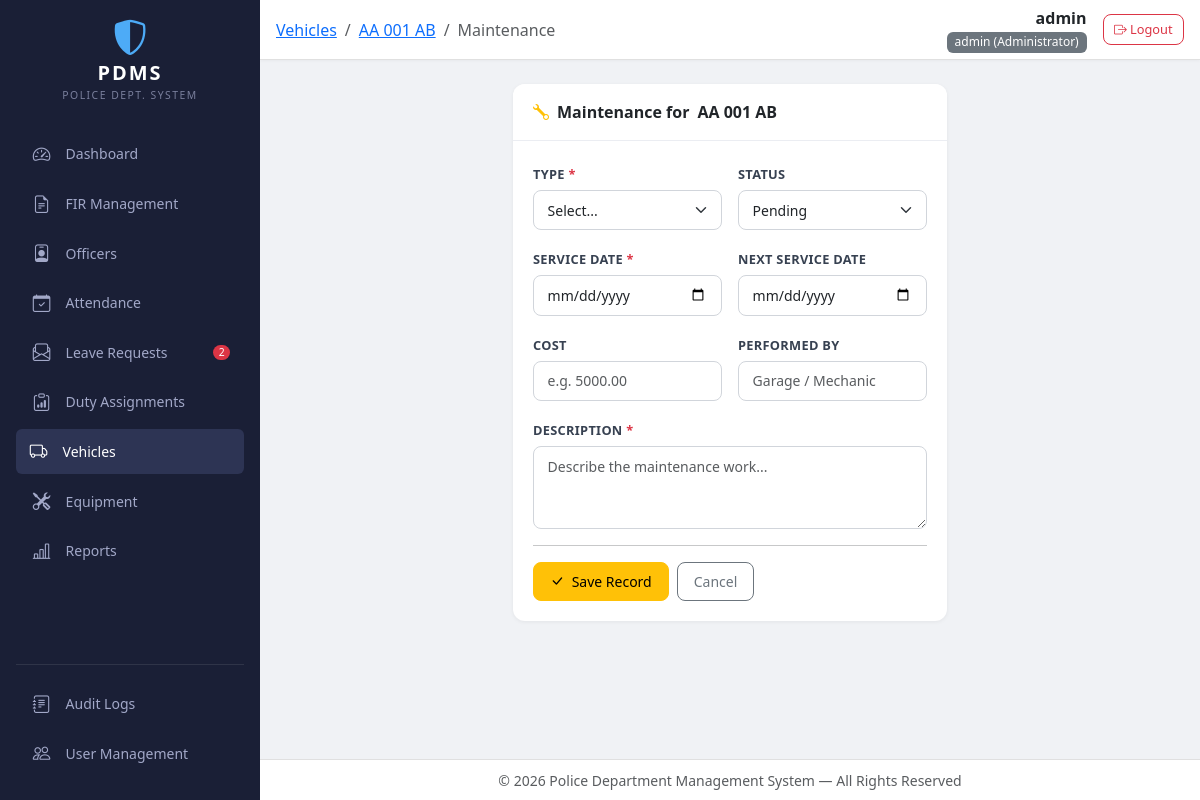
Page /fleet/vehicles/1/maintenance/ (signed in) on the committed database.
### fleet/models.py (models this page shows, shortened)
class Vehicle(models.Model):
    STATUS_CHOICES = (
        ('AVAILABLE', 'Available'), ('ASSIGNED', 'Assigned'),
        ('MAINTENANCE', 'In Maintenance'), ('OUT_OF_SERVICE', 'Out of Service'),
    )
    TYPE_CHOICES = (
        ('PATROL', 'Patrol Car'), ('VAN', 'Van'),
        ('MOTORCYCLE', 'Motorcycle'), ('TRUCK', 'Truck'),
        ('SUV', 'SUV'), ('OTHER', 'Other'),
    )
    plate_number = models.CharField(max_length=50, unique=True)
    vehicle_type = models.CharField(max_length=30, choices=TYPE_CHOICES)
    make = models.CharField(max_length=100)
    model = models.CharField(max_length=100, blank=True)
    year = models.IntegerField(null=True, blank=True)
    status = models.CharField(max_length=20, choices=STATUS_CHOICES, default='AVAILABLE')
    mileage = models.IntegerField(default=0)
    fuel_capacity = models.FloatField(blank=True, null=True)
    created_at = models.DateTimeField(auto_now_add=True)
    class Meta:
        ordering = ['plate_number']

### core/models.py (models this page shows)
class CustomUser(AbstractBaseUser, PermissionsMixin):
    username = models.CharField(max_length=150, unique=True)
    full_name = models.CharField(max_length=255, blank=True)
    role = models.CharField(max_length=30, choices=ROLE_CHOICES, default='CLERK')
    is_active = models.BooleanField(default=True)
    is_staff = models.BooleanField(default=False)
    failed_attempts = models.IntegerField(default=0)
    locked_until = models.DateTimeField(null=True, blank=True)
    created_at = models.DateTimeField(auto_now_add=True)
    updated_at = models.DateTimeField(auto_now=True)
    officer = models.OneToOneField(
        'cases.Officer', on_delete=models.SET_NULL,
        null=True, blank=True, related_name='user_account'
    )
    objects = CustomUserManager()
    USERNAME_FIELD = 'username'
    REQUIRED_FIELDS = []
    def has_min_role(self, min_role):
        return ROLE_HIERARCHY.get(self.role, 0) >= ROLE_HIERARCHY.get(min_role, 0)
    def __str__(self):
        return f"{self.username} ({self.get_role_display()})"

### fleet/views.py (the view, shortened to what this page needs)
# urls.py: path('vehicles/<int:pk>/maintenance/', views.maintenance_create, name='maintenance_create'),
@require_role('CLERK')
def maintenance_create(request, pk):
    vehicle = get_object_or_404(Vehicle, pk=pk)
    return render(request, 'fleet/maintenance_form.html', {'vehicle': vehicle})

### core/context_processors.py (called while the page is built)
def global_context(request):
    pending_leave_count = 0
    if request.user.is_authenticated:
        from core.models import ROLE_HIERARCHY
        user_level = ROLE_HIERARCHY.get(request.user.role, 0)
        if user_level >= ROLE_HIERARCHY.get('STATION_COMMANDER', 3):
            from staff.models import LeaveRequest
            pending_leave_count = LeaveRequest.objects.filter(status='PENDING').count()
    return {
        'pending_leave_count': pending_leave_count,
    }

### core/templatetags/role_tags.py (called while the page is built)
@register.filter
def role_badge(role):
    label = ROLE_LABELS.get(role, role)
    color = ROLE_COLORS.get(role, 'secondary')
    return f'<span class="badge bg-{color}">{label}</span>'

@register.filter
def has_role(user, min_role):
    if not user or not user.is_authenticated:
        return False
    return user.has_min_role(min_role)

### templates/fleet/maintenance_form.html (shortened to what this page needs)
{% extends 'base.html' %}
{% load role_tags %}
{% block nav_vehicles %}active text-white{% endblock %}
{% block breadcrumb %}
<li class="breadcrumb-item"><a href="{% url 'fleet:vehicle_list' %}">Vehicles</a></li>
<li class="breadcrumb-item"><a href="{% url 'fleet:vehicle_detail' vehicle.id %}">{{ vehicle.plate_number }}</a></li>
<li class="breadcrumb-item active">Maintenance</li>
{% endblock %}
{% block content %}
<div class="row justify-content-center">
    <div class="col-lg-8 col-xl-6">
        <div class="card content-card">
            <div class="card-header d-flex align-items-center gap-2">
                <i class="bi bi-wrench text-warning"></i>
                Maintenance for <strong>{{ vehicle.plate_number }}</strong>
            </div>
            <div class="card-body">
                <form method="post">
                    <div class="row g-3">
                        <div class="col-md-6">
                            <label class="form-label">Type <span class="text-danger">*</span></label>
                            <select name="maintenance_type" class="form-select" required>
                                <option value="">Select...</option>
                            </select>
                        </div>
                        <div class="col-md-6">
                            <label class="form-label">Status</label>
                            <select name="status" class="form-select">
                                <option value="PENDING">Pending</option>
                            </select>
                        </div>
                        <div class="col-md-6">
                            <label class="form-label">Service Date <span class="text-danger">*</span></label>
                            <input type="date" name="service_date" class="form-control" required>
                        </div>
                        <div class="col-md-6">
                            <label class="form-label">Next Service Date</label>
                            <input type="date" name="next_service_date" class="form-control">
                        </div>
                        <div class="col-md-6">
                            <label class="form-label">Cost</label>
                            <input type="number" name="cost" class="form-control" step="0.01" placeholder="e.g. 5000.00">
                        </div>
                        <div class="col-md-6">
                            <label class="form-label">Performed By</label>
                            <input type="text" name="performed_by" class="form-control" placeholder="Garage / Mechanic">
                        </div>
                        <div class="col-12">
                            <label class="form-label">Description <span class="text-danger">*</span></label>
                            <textarea name="description" class="form-control" rows="3" placeholder="Describe the maintenance work..." required></textarea>
                        </div>
                    </div>
                    <hr class="my-3">
                    <div class="d-flex gap-2">
                        <button type="submit" class="btn btn-warning">
                            <i class="bi bi-check-lg me-1"></i> Save Record
                        </button>
                        <a href="{% url 'fleet:vehicle_detail' vehicle.id %}" class="btn btn-outline-secondary">Cancel</a>
                    </div>
                </form>
            </div>
        </div>
    </div>
</div>
{% endblock %}

### templates/base.html (shortened to what this page needs)
{% load role_tags %}
<!DOCTYPE html>
<html lang="en" data-bs-theme="light">
<head>
    <link href="https://cdn.jsdelivr.net/npm/bootstrap@5.3.3/dist/css/bootstrap.min.css" rel="stylesheet">
    <link href="https://cdn.jsdelivr.net/npm/bootstrap-icons@1.11.3/font/bootstrap-icons.min.css" rel="stylesheet">
    <link href="/static/css/style.css" rel="stylesheet">
</head>
<body>
    <nav id="sidebar" class="bg-dark-navy d-flex flex-column flex-shrink-0 p-3">
        <div class="d-flex align-items-center mb-4">
            <div class="sidebar-brand text-center w-100">
                <div class="sidebar-logo">
                    <i class="bi bi-shield-shaded"></i>
                </div>
                <span class="sidebar-title">PDMS</span>
                <div class="sidebar-subtitle">Police Dept. System</div>
            </div>
        </div>
        <ul class="nav nav-pills flex-column gap-1 flex-grow-1">
            <li class="nav-item">
                <a href="{% url 'core:dashboard' %}" class="nav-link sidebar-link {% block nav_dashboard %}{% endblock %}">
                    <i class="bi bi-speedometer2"></i>
                    <span>Dashboard</span>
                </a>
            </li>
            <li class="nav-item">
                <a href="{% url 'cases:fir_list' %}" class="nav-link sidebar-link {% block nav_cases %}{% endblock %}">
                    <i class="bi bi-file-earmark-text"></i>
                    <span>FIR Management</span>
                </a>
            </li>
            <li class="nav-item">
                <a href="{% url 'staff:officer_list' %}" class="nav-link sidebar-link {% block nav_officers %}{% endblock %}">
                    <i class="bi bi-person-badge"></i>
                    <span>Officers</span>
                </a>
            </li>
            <li class="nav-item">
                <a href="{% url 'staff:attendance' %}" class="nav-link sidebar-link {% block nav_attendance %}{% endblock %}">
                    <i class="bi bi-calendar-check"></i>
                    <span>Attendance</span>
                </a>
            </li>
            <li class="nav-item">
                <a href="{% url 'staff:leave_list' %}" class="nav-link sidebar-link {% block nav_leaves %}{% endblock %}">
                    <i class="bi bi-envelope-paper"></i>
                    <span>Leave Requests</span>
                    {% if pending_leave_count > 0 %}
                        <span class="badge bg-danger ms-auto rounded-pill">{{ pending_leave_count }}</span>
                    {% endif %}
                </a>
            </li>
            <li class="nav-item">
                <a href="{% url 'staff:duty_list' %}" class="nav-link sidebar-link {% block nav_duty %}{% endblock %}">
                    <i class="bi bi-clipboard-data"></i>
                    <span>Duty Assignments</span>
                </a>
            </li>
            <li class="nav-item">
                <a href="{% url 'fleet:vehicle_list' %}" class="nav-link sidebar-link {% block nav_vehicles %}{% endblock %}">
                    <i class="bi bi-truck"></i>
                    <span>Vehicles</span>
                </a>
            </li>
            <li class="nav-item">
                <a href="{% url 'fleet:equipment_list' %}" class="nav-link sidebar-link {% block nav_equipment %}{% endblock %}">
                    <i class="bi bi-tools"></i>
                    <span>Equipment</span>
                </a>
            </li>
            <li class="nav-item">
                <a href="{% url 'reports:dashboard_report' %}" class="nav-link sidebar-link {% block nav_reports %}{% endblock %}">
                    <i class="bi bi-bar-chart-line"></i>
                    <span>Reports</span>
                </a>
            </li>
        </ul>
        <hr class="border-secondary opacity-25">
        {% if user|has_role:"STATION_COMMANDER" %}
        <ul class="nav nav-pills flex-column gap-1 mb-2">
            <li class="nav-item">
                <a href="{% url 'core:audit_logs' %}" class="nav-link sidebar-link {% block nav_audit %}{% endblock %}">
                    <i class="bi bi-journal-text"></i>
                    <span>Audit Logs</span>
                </a>
            </li>
            {% if user|has_role:"ADMIN" %}
            <li class="nav-item">
                <a href="{% url 'core:user_list' %}" class="nav-link sidebar-link {% block nav_users %}{% endblock %}">
                    <i class="bi bi-people"></i>
                    <span>User Management</span>
                </a>
            </li>
            {% endif %}
        </ul>
        {% endif %}
    </nav>
    <div id="main-wrapper">
        <header class="top-navbar">
            <div class="d-flex align-items-center justify-content-between w-100 px-3">
                <div class="d-flex align-items-center gap-3">
                    <nav aria-label="breadcrumb">
                        <ol class="breadcrumb mb-0">
                            {% block breadcrumb %}{% endblock %}
                        </ol>
                    </nav>
                </div>
                <div class="d-flex align-items-center gap-3">
                    <div class="text-end d-none d-sm-block">
                        <div class="fw-semibold text-truncate" style="max-width: 180px;">{{ user.get_full_name|default:user.username }}</div>
                        <div class="text-muted small">{{ user|role_badge|safe }}</div>
                    </div>
                    <a href="{% url 'core:logout' %}" class="btn btn-outline-danger btn-sm" title="Logout">
                        <i class="bi bi-box-arrow-right"></i>
                        <span class="d-none d-md-inline">Logout</span>
                    </a>
                </div>
            </div>
        </header>
        <main class="main-content p-3 p-md-4">
            {% block content %}{% endblock %}
        </main>
        <footer class="main-footer text-center text-muted py-2 px-3">
            <small>&copy; {% now "Y" %} Police Department Management System &mdash; All Rights Reserved</small>
        </footer>
    </div>
</body>
</html>

### static/css/style.css (style rules this page uses)
:root { --sidebar-width: 260px; --sidebar-bg: #1a1f36; --sidebar-hover: #252b45; --sidebar-active: #2d3454; --sidebar-text: #a2a8c8; --sidebar-text-active: #ffffff; --navbar-height: 60px; --body-bg: #f0f2f5; }
* { margin: 0; padding: 0; box-sizing: border-box; }
html, body { height: 100%; font-family: 'Segoe UI', system-ui, -apple-system, sans-serif; background: var(--body-bg); overflow: hidden; }
#sidebar { position: fixed; top: 0; left: 0; bottom: 0; width: var(--sidebar-width); background: var(--sidebar-bg); color: var(--sidebar-text); overflow-y: auto; z-index: 1050; transition: transform 0.3s ease; }
.bg-dark-navy { background-color: var(--sidebar-bg) !important; }
.sidebar-brand { padding: 4px 0; }
.sidebar-logo { font-size: 2.2rem; color: #4dabf7; line-height: 1; }
.sidebar-title { display: block; font-size: 1.25rem; font-weight: 700; color: #ffffff; letter-spacing: 2px; margin-top: 2px; }
.sidebar-subtitle { font-size: 0.65rem; color: var(--sidebar-text); text-transform: uppercase; letter-spacing: 1.5px; opacity: 0.7; }
.sidebar-link { display: flex; align-items: center; gap: 0.75rem; padding: 0.6rem 0.85rem; color: var(--sidebar-text) !important; border-radius: 0.5rem; font-size: 0.875rem; font-weight: 500; transition: all 0.2s ease; text-decoration: none; background: transparent !important; border: none !important; }
.sidebar-link i { font-size: 1.1rem; width: 1.5rem; text-align: center; }
.sidebar-link.active, .sidebar-link.text-white { background: var(--sidebar-active) !important; color: var(--sidebar-text-active) !important; border-left: 3px solid #4dabf7; padding-left: calc(0.85rem - 3px); }
.sidebar-link .badge { font-size: 0.65rem; padding: 0.25em 0.55em; }
#main-wrapper { margin-left: var(--sidebar-width); min-height: 100vh; display: flex; flex-direction: column; }
.top-navbar { height: var(--navbar-height); background: #ffffff; border-bottom: 1px solid #e0e0e0; display: flex; align-items: center; position: sticky; top: 0; z-index: 1040; box-shadow: 0 1px 3px rgba(0,0,0,0.04); }
.main-content { flex: 1; overflow-y: auto; }
.main-footer { border-top: 1px solid #e0e0e0; background: #ffffff; flex-shrink: 0; }
.content-card { border: none; border-radius: 0.75rem; box-shadow: 0 1px 4px rgba(0,0,0,0.06); }
.content-card .card-header { background: #ffffff; border-bottom: 1px solid #ebedf2; padding: 1rem 1.25rem; border-radius: 0.75rem 0.75rem 0 0 !important; font-weight: 600; }
.content-card .card-body { padding: 1.25rem; }
.badge { font-weight: 500; font-size: 0.75rem; padding: 0.35em 0.65em; border-radius: 0.375rem; }
.btn { font-size: 0.875rem; font-weight: 500; border-radius: 0.5rem; padding: 0.5rem 1rem; transition: all 0.2s ease; }
.btn-sm { padding: 0.3rem 0.65rem; font-size: 0.8rem; }
.form-control, .form-select { border-radius: 0.5rem; border: 1px solid #d1d5db; padding: 0.55rem 0.85rem; font-size: 0.875rem; transition: border-color 0.2s ease, box-shadow 0.2s ease; }
.form-label { font-weight: 600; font-size: 0.8rem; color: #374151; margin-bottom: 0.35rem; text-transform: uppercase; letter-spacing: 0.3px; }
.fw-semibold { font-weight: 600; }

### rows in the picture
Vehicle: plate_number "AA 001 AB"
CustomUser: get_full_name "admin", id+username+role "admin (Administrator)"

### other values in the picture
{{ pending_leave_count }} "2"
